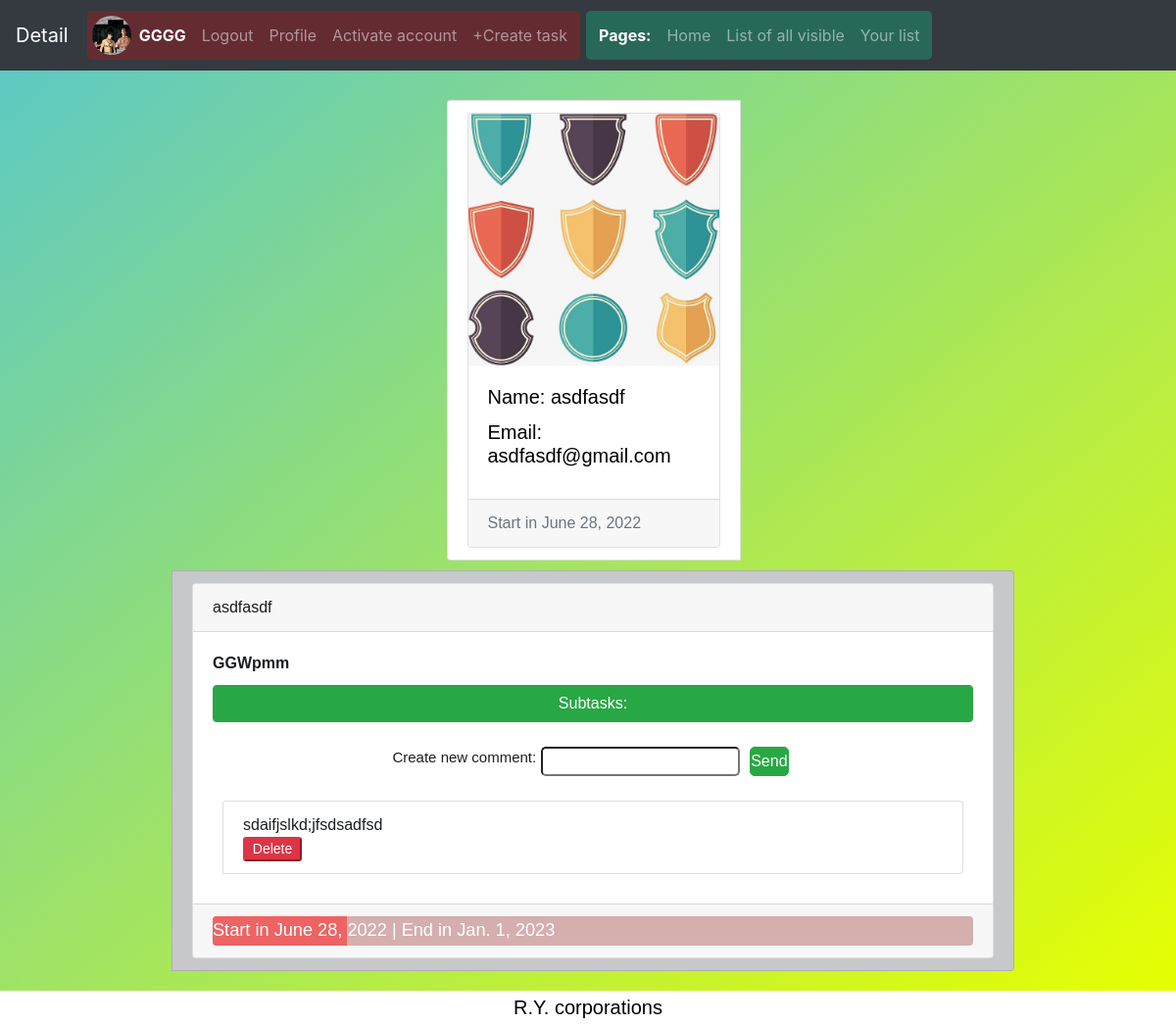
/task/detail/MgMTc/ (signed in), run on the app's committed database.
### users/models.py (models this page shows, shortened)
class CustomUser(AbstractUser):
    email_active = models.BooleanField(default=False, verbose_name='User is active')
    image = models.ImageField(upload_to='media', verbose_name='Image')
    email = models.EmailField(unique=True)

### tasks/models.py (models this page shows, shortened)
class Task(models.Model):
    slug = models.TextField(unique=True, null=True, blank=True)
    author = models.ForeignKey(get_user_model(), on_delete=models.CASCADE)
    date_start = models.DateField(default=datetime.date.today())
    date_end = models.DateField(default=datetime.date.today())
    text = models.CharField(max_length=200)
    finished = models.BooleanField(default=False)
    visible = models.BooleanField(default=False)
    def get_progress(self):
        return (datetime.date.today() - self.date_start) / (self.date_end - self.date_start) * 100

class Comment(models.Model):
    author = models.ForeignKey(get_user_model(), on_delete=models.CASCADE)
    task = models.ForeignKey(Task, on_delete=models.CASCADE)
    text = models.TextField()

### tasks/views.py (the view)
# urls.py: path('task/detail/<slug:slug>/', TaskDetailView.as_view(), name='task_detail'),
class TaskDetailView(AuthFormsMixin, DetailView):
    model = Task
    template_name = 'tasks/task_detail.html'
    context_object_name = 'task_detail'
    extra_context = {'title': 'Detail'}
    def get_context_data(self, **kwargs):
        context = super().get_context_data(**kwargs)
        context['subtask_form'] = SubTaskForm()
        context['comment_form'] = CommentForm()
        return context
    def get(self, request, *args, **kwargs):
        if not self.get_object().visible and self.get_object().author != request.user:
            return redirect('list')
        return super().get(request, *args, **kwargs)

### users/forms.py
class CustomUserCreateForm(UserCreationForm):
    username = forms.CharField(max_length=100, label='Account name')
    first_name = forms.CharField(max_length=20, label='Name')
    password1 = forms.CharField(widget = forms.TextInput(attrs={'type':'password'}), label = "Password")
    password2 = forms.CharField(widget = forms.TextInput(attrs={'type':'password'}), label = "Password again")
    class Meta(UserCreationForm):
        model = get_user_model()
        fields = ('username', 'first_name', 'email', 'image')

### tasks/forms.py
class SubTaskForm(forms.ModelForm):
    text = forms.CharField(max_length=30, label='Create new subtask')
    class Meta:
        model = SubTask
        fields = ['text',]

### tasks/views.py (called while the page is built)
    def get_context_data(self, **kwargs):
        context = super().get_context_data(**kwargs)
        context['signup'] = CustomUserCreateForm()
        context['login'] = AuthenticationForm()
        return context

### templates/tasks/task_detail.html (shortened to what this page needs)
{% extends 'base.html' %}
{% load static %}
{% load crispy_forms_tags %}
{% block links %}
    <link href="{% static 'css/tasks/task.css'%}" rel="stylesheet">
    <link href="{% static 'css/tasks/subtask.css'%}" rel="stylesheet">
    <link href="{% static 'css/tasks/task_detail.css'%}" rel="stylesheet">
{% endblock links %}
{% block content %}
    <ul class="list-group list-group-horizontal">
        <li class="list-group-item author">
            <div class="card">
                <img src={{task_detail.author.image.url}} class="card-img-top" alt="card-group-image">
                <div class="card-body">
                    <h5 class="card-title">Name: {{task_detail.author.first_name}}</h5>
                    <h5 class="card-title">Email: {{task_detail.author.email}}</h5>
                </div>
                <div class="card-footer text-muted">
                    Start in {{task_detail.date_start}}
                </div>
            </div>
        </li>
        {% if task_detail.author == user %}
            {% include 'tasks/task.html' with task=task_detail profile=True detail=True%}
        {% else %}
            {% include 'tasks/task.html' with task=task_detail profile=False detail=True%}
        {% endif %}
    </ul>
{% endblock content %}

### templates/base.html (shortened to what this page needs)
<!DOCTYPE html>
{% load static %}
{% load crispy_forms_tags %}
<html>
    <head>
        <link rel="stylesheet" href="https://cdn.jsdelivr.net/npm/bootstrap@4.3.1/dist/css/bootstrap.min.css">
        <link href="{% static 'css/base.css'%}" rel="stylesheet">
        {% block links %}{% endblock links %}
    </head>
    <body>
        <header>
            <nav class="navbar navbar-expand-lg navbar-dark bg-dark fixed-top">
                <span class="navbar-brand">{{title}}</span>
                <div class="collapse navbar-collapse" id="navbarSupportedContent">
                    <ul class="navbar-nav mr-auto">
                        <li class="nav-item user_links">
                            <ul class="navbar-nav mr-auto">
                                {% if user.is_authenticated %}
                                    <li class="nav-item">
                                        <img src = {{user.image.url}} alt = "Image" class="user_image">
                                    </li>
                                    <li class="nav-item">
                                        <span class="nav-link active"><b>{{user.first_name}}</b></span>
                                    </li>
                                    <li class="nav-item">
                                        <a class="nav-link" href="{% url 'logout' %}">Logout</a>
                                    </li>
                                    <li class="nav-item">
                                        <a class="nav-link" href="{% url 'user_detail' user.pk %}">Profile</a>
                                    </li>
                                    {% if not user.email_active%}
                                        <li class="nav-item">
                                            <a class="nav-link" href="{% url 'email_send' %}">Activate account</a>
                                        </li>
                                    {% endif %}
                                    <li class="nav-item">
                                        <a class="nav-link" href="{% url 'task_create' %}">+Create task</a>
                                    </li>
                                {% endif %}
                            </ul>
                        </li>
                        <li class="nav-item page_links">
                            <ul class="navbar-nav mr-auto">
                                <span class="nav-link active"><b>Pages:</b></span>
                                <li class="nav-item">
                                    <a class="nav-link" href="{% url 'home' %}">Home</a>
                                </li>
                                <li class="nav-item">
                                    <a class="nav-link" href="{% url 'list' %}">List of all visible</a>
                                </li>
                                {% if user.is_authenticated %}
                                    <li class="nav-item">
                                        <a class="nav-link" href="{% url 'profile_list' user.pk %}">Your list</a>
                                    </li>
                                {% endif %}
                            </ul>
                        </li>
                    </ul>
                </div>
            </nav>
        </header>
        <div class="content">
            {% block content %}{% endblock content %}
        </div>
        <div class="footer">R.Y. corporations</div>
    </body>
</html>

### templates/tasks/task.html (shortened to what this page needs)
{% load static %}
{% load crispy_forms_tags %}
<li class="list-group-item list-group-item-dark">
    <div class="card">
        <div class="card-header">
            {% if profile %}
                {% if task.visible %}
                    Visible
                {% else %}
                    Not visible
                {% endif %}
                <a href="{% url 'task_delete' task.slug %}" class="btn-sm btn-danger">Delete</a>
                <a href="{% url 'task_update' task.slug %}" class="btn-sm btn-warning">Update</a>
            {% else %}
                {{task.author.first_name}}
            {% endif %}
        </div>
        <div class="card-body">
            <b>{{task.text}}</b>
                    <button class="btn btn-success sub_list_but form_button">Subtasks:</button>
            {% if detail %}
                <form action="{% url 'comment_create' task.slug %}" method="post" class="comment_form">
                    {{comment_form}}
                    <input type="submit" value="Send" class="btn btn-success">
                </form>
                <ul class="list-group subtasks comments-{{task.slug}}">
                    {% for comment in task.comment_set.all %}
                        <li class="list-group-item comment-{{comment.pk}} good-list">
                            {% include 'tasks/comment.html' with comment=comment%}
                        </li>
                    {% endfor %}
                </ul>
            {% endif %}
        </div>
        <div class="card-footer text-muted">
            {% if task.finished %}
                <div class="card-footer text-muted">
                    Was be finished in {{task.date_end}}
                </div>
            {% else %}
                <div class="progress">
                    <div class="progress-bar" role="progressbar" style="width: {{task.get_progress}}%" aria-valuenow="{{task.get_progress}}" aria-valuemin="0" aria-valuemax="100">
                        Start in {{task.date_start}} | End in {{task.date_end}}
                    </div>
                </div>
            {% endif %}
        </div>
    </div>
</li>

### templates/tasks/comment.html (shortened to what this page needs)
{{comment.text}}
{% if comment.author == user %}
    <form action="{% url 'comment_delete' comment.pk %}" method="get" class="comment_delete_form">
        <input class="btn-sm btn-danger subtask_input" type="submit" value="Delete">
    </form>
{% endif %}

### static/css/base.css (style rules this page uses)
* { margin: 0; padding: 0; }
.content { padding-top: 72px; min-height: calc(100vh - 35px); }
.footer { height: 35px; width: 100%; background-color: white; display: flex; align-items: center; justify-content: center; font-size: 20px; font-family: sans-serif; color: black; }
.user_image { width: 40px; height: 40px; object-fit: cover; border-radius: 50%; }
.user_links { background-color: rgba(255, 0, 0, 0.234); padding: 5px; border-radius: 5px; margin: 3px; }
.page_links { background-color: rgba(0, 255, 170, 0.234); padding: 5px; border-radius: 5px; margin: 3px; }
.form_button { width: 100%; }

### static/css/tasks/task.css (style rules this page uses)
.progress { height: 30px; font-size: calc(10px + (7 + 7 * 0.7) * ((100vw - 320px) / 1280));; background-color: rgba(145, 32, 32, 0.337); }
.progress-bar { background-color: rgb(238, 99, 99); }
.sub_list_but { margin-top: 10px; }
.comment_form { font-size: 15px; display: flex; flex-wrap: wrap; align-items: center; justify-content: center; }
.comment_form input { height: 30px; border-radius: 5px; padding: 0; margin: 5px; }

### static/css/tasks/subtask.css (style rules this page uses)
.subtasks { margin: 10px; margin-left: 0; }
.subtask_input { width: 60px; padding: 0; }

### static/css/tasks/task_detail.css (style rules this page uses)
.card-img-top { max-width: 300px; }
.content { display: flex; flex-direction: column; align-items: center; justify-content: center; font-family: sans-serif; color: white; background: linear-gradient(to right bottom, rgb(88, 199, 203), rgb(230, 255, 1)); }
.list-group-horizontal { margin: 20px; width: calc(100% - 100px); display: flex; flex-direction: column; align-items: center; justify-content: center; }
.list-group-item { margin: 10px; min-width: 300px; }
.good-list { min-width: auto; }
.author { width: calc(20% - 20px); color: black; }
.list-group-item-dark { width: calc(80% - 20px); }
.progress { height: 30px; font-size: calc(10px + (7 + 7 * 0.7) * ((100vw - 320px) / 1280));; background-color: rgba(145, 32, 32, 0.337); }
.progress-bar { background-color: rgb(238, 99, 99); }

### data on the page
CustomUser: image (picture), first_name "GGGG"
Task: author.image (picture), author.first_name "asdfasdf", author.email "asdfasdf@gmail.com", date_start "June 28, 2022", text "GGWpmm", date_end "Jan. 1, 2023"
Comment: text "sdaifjslkd;jfsdsadfsd"

### other printed values
{{ title }} "Detail"
